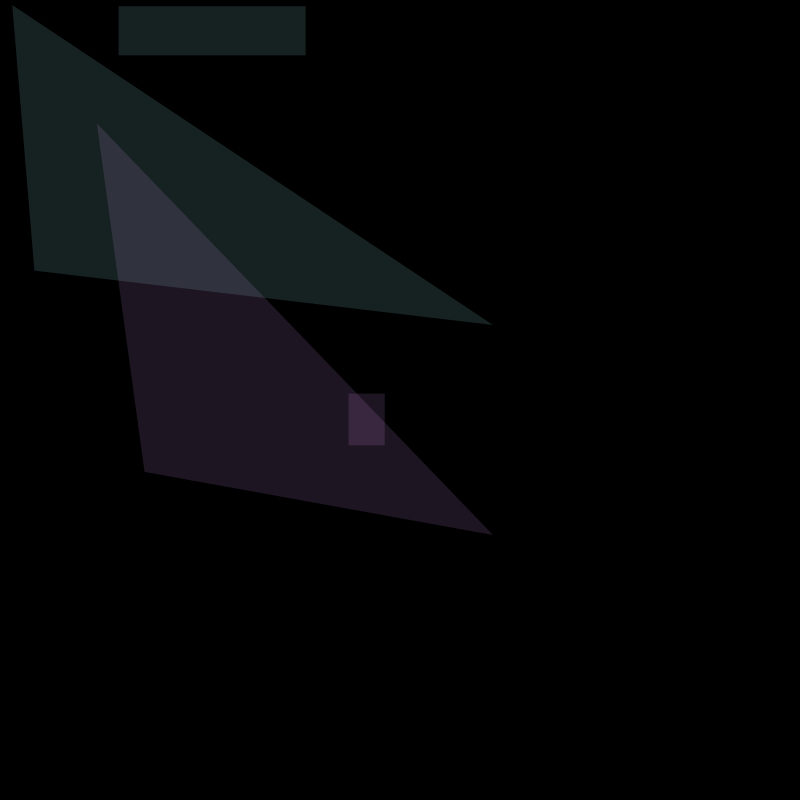
Frame 1 (no input)
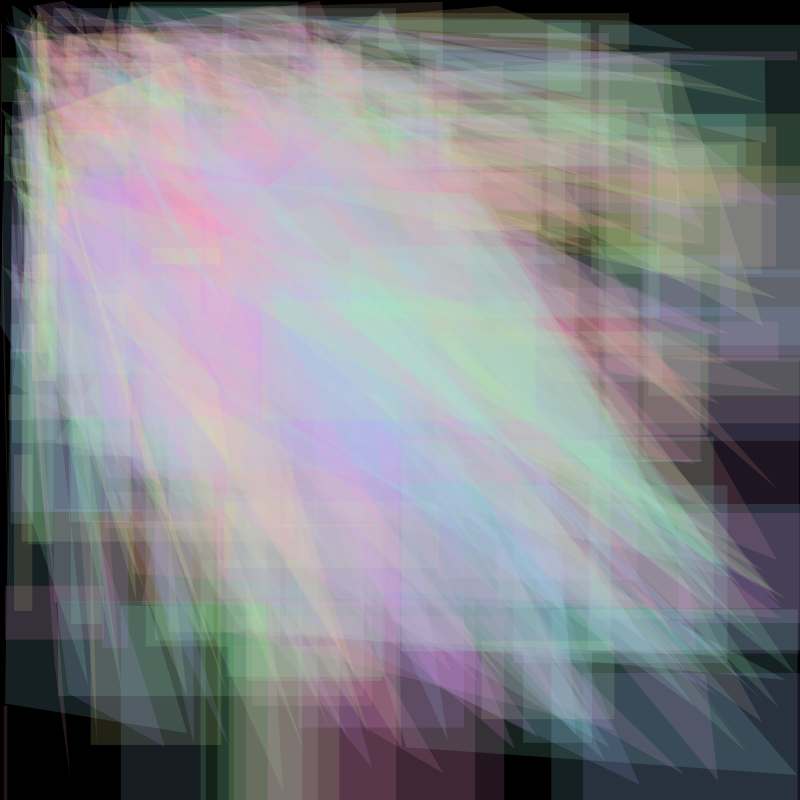
Frame 60 (the mouse pressed at the canvas centre just before this capture)
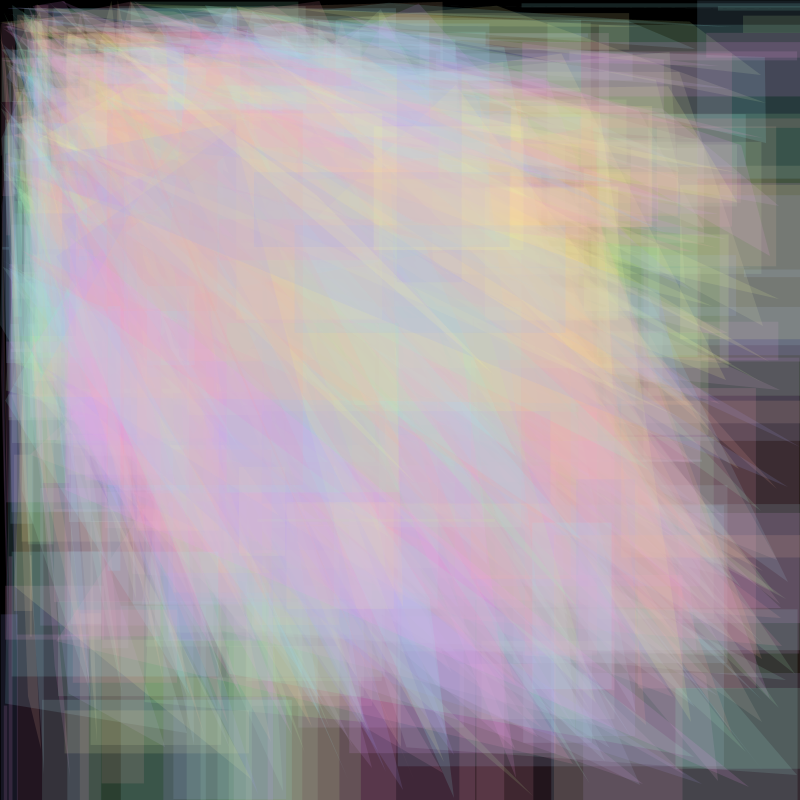
Frame 120 (the mouse held since frame 60 and released just before this capture)

The Processing sketch that drew these frames (run headless with seeded random() and noise(); from frame 60 on, the mouse is pressed at the canvas centre):

// Processing sketch: processing_113513
// ── processing_113513.pde



void setup() {
  background(0); 
  size(800, 800);
  smooth();
  colorMode(HSB); //HSBモードを指定
  noStroke(); 
}

void draw() {
  for (int x=0; x<=width; x += random(800)) { //x軸ランダム
    for (int y=0; y<=height; y += random(800)) { //y軸ランダム
      fill(random(255), 100, 250, 35); //カラー
      triangle(random(x), random(y), random(x)/2, random(y)/2, x, y); //三角形ランダム
      rect(random(x),random(y),random(x)/2,random(y)/2); //四角ランダム指定
    }
  }
}
